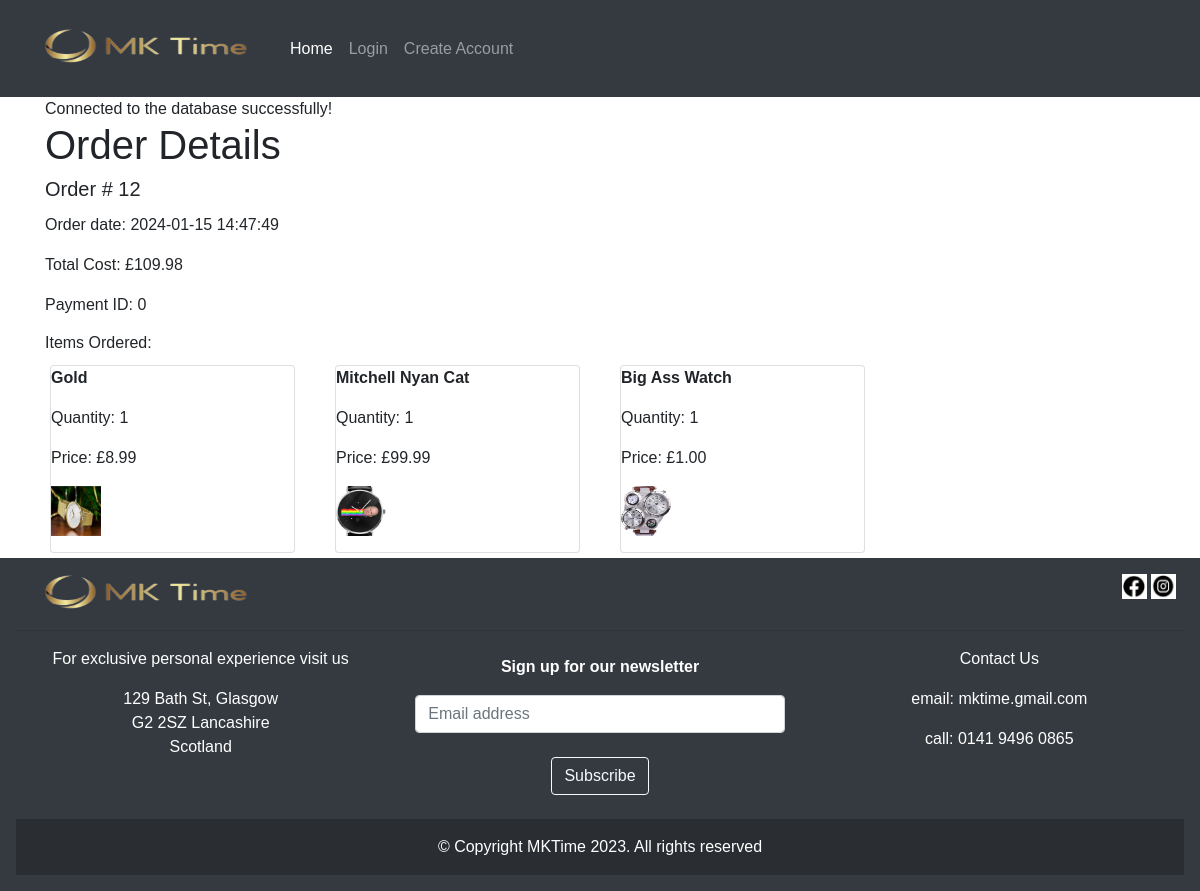
The app's page /root/order_details.php?id=12 with its own data.
### tables this page shows
CREATE TABLE `orders` (
  `order_id` int(10) UNSIGNED NOT NULL,
  `user_id` int(10) UNSIGNED NOT NULL,
  `total` decimal(8,2) NOT NULL,
  `order_date` datetime NOT NULL,
  `payment_id` int(10) UNSIGNED NOT NULL
);

CREATE TABLE `order_contents` (
  `content_id` int(10) UNSIGNED NOT NULL,
  `order_id` int(11) NOT NULL,
  `product_id` int(11) DEFAULT NULL,
  `quantity` int(11) NOT NULL,
  `price` decimal(10,2) NOT NULL
);

CREATE TABLE `products` (
  `product_id` int(10) UNSIGNED NOT NULL,
  `product_name` varchar(20) NOT NULL,
  `product_desc` varchar(200) NOT NULL,
  `product_img` varchar(20) NOT NULL,
  `product_price` decimal(4,2) NOT NULL,
  `key_features` varchar(200) DEFAULT NULL
);

### root/order_details.php (the view, shortened to what this page needs)
<!DOCTYPE html>
<html lang="en">
  <head>
    <?php
    include('include/head.php');
    include('include/navbar.php');
    ?>
  </head>
  <body>
    <div class="container">
  <?php
      $link = mysqli_connect('localhost','root','','mktime');
      echo 'Connected to the database successfully!';
		$order_id = isset($_GET['id']) ? intval($_GET['id']) : 0;
    $sql = "SELECT * FROM orders WHERE order_id = $order_id";
    $result = mysqli_query($link, $sql);
	  echo'<h1>Order Details</h1>';
	    if (mysqli_num_rows($result) > 0) {
      $row = mysqli_fetch_assoc($result);
	  echo '	<h5 class="card-title">Order # '.$row["order_id"].'</h5>
				<p class="card-text">Order date: '.$row["order_date"].'</p>
				<p class="card-text">Total Cost: £'.$row["total"].'</p>
				<p class="card-text">Payment ID: '.$row["payment_id"].'</p>
				<h6 class"card-title">Items Ordered:</h6>';
$sql_items = "SELECT oc.*, p.product_name, p.product_img, p.product_price
              FROM order_contents oc
              JOIN products p ON oc.product_id = p.product_id
              WHERE oc.order_id = $order_id";
            $result_items = mysqli_query($link, $sql_items);
            if (mysqli_num_rows($result_items) > 0) {
				echo '<div class="row">';
                while ($row_items = mysqli_fetch_assoc($result_items)) {
                echo '<div class="col-md-3 d-flex justify-content-center">
						<div class="card" style="width: 18rem; margin: 5px;">
						<p class="card-text"><strong>' . $row_items["product_name"] . '</strong></p>
						<p class="card-text">Quantity: ' . $row_items["quantity"] . '</p>
						<p class="card-text">Price: £' . $row_items["product_price"] . '</p>
						<img src="' . $row_items["product_img"] . '" alt="' . $row_items["product_name"] . '" width="50" height="50">
						</p>
						</div>
						</div>
					'; }
            } else {
                echo '<p class="card-text">No items found in this order.</p>
				</div>';
				   }
    } else {
      echo "Order not found.";
    }
    ?>
	</div>
	</div>
   <?php include('include/footer.php'); ?>
  </body>
</html>

### root/styles.css (style rules this page uses)
body { font-family: Arial, sans-serif; margin: 0; padding: 0; }

### records on screen
orders: order_id "12", order_date "2024-01-15 14:47:49", total "109.98", payment "0"
order_contents: product.product_name "Gold", quantity "1", product.product_price "8.99", product.product_img (picture)
order_contents: product.product_name "Mitchell Nyan Cat", quantity "1", product.product_price "99.99", product.product_img (picture)
order_contents: product.product_name "Big Ass Watch", quantity "1", product.product_price "1.00", product.product_img (picture)
